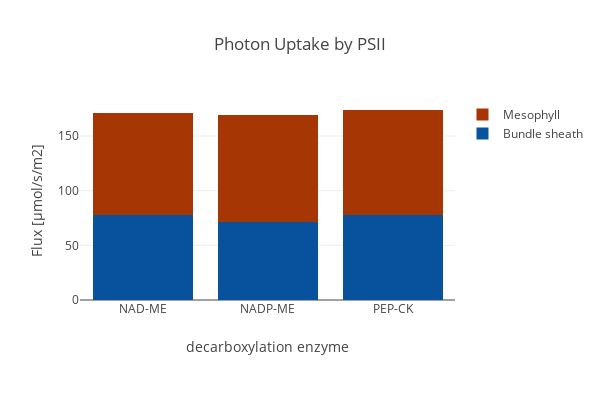

Notebook cell for this chart:
### Code cell
create_bar_plot_met(D_pfba, D_exp,
                    {'[M]_PSII_h':'Mesophyll','[B]_PSII_h': 'Bundle sheath'},'hnu_h',
                    'Photon Uptake by PSII', xaxis_title, c3_model,
                    stacked = True, save_fig=save_fig)

### Figure 1 — Plotly figure (JSON) as saved in the notebook; plotly's stock layout.template omitted (floating-point values rounded to 4 significant figures)
{"data": [{"marker": {"color": "rgb(8,81,156)"}, "name": "Bundle sheath", "type": "bar", "uid": "9f427663-4e08-4933-b2e2-23e9fb1aa78e", "x": ["NAD-ME", "NADP-ME", "PEP-CK"], "y": [77.46, 71.41, 77.62]}, {"marker": {"color": "rgb(166,54,3)"}, "name": "Mesophyll", "type": "bar", "uid": "d2478a89-0d59-47b8-ba6f-80b4177a163a", "x": ["NAD-ME", "NADP-ME", "PEP-CK"], "y": [93.4, 98.02, 96.2]}], "layout": {"barmode": "stack", "height": 400, "margin": {"b": 100}, "title": {"text": "Photon Uptake by PSII"}, "width": 600, "xaxis": {"tickangle": 0, "title": {"text": "decarboxylation enzyme"}}, "yaxis": {"autorange": true, "title": {"text": "Flux [µmol/s/m2]"}}}}
